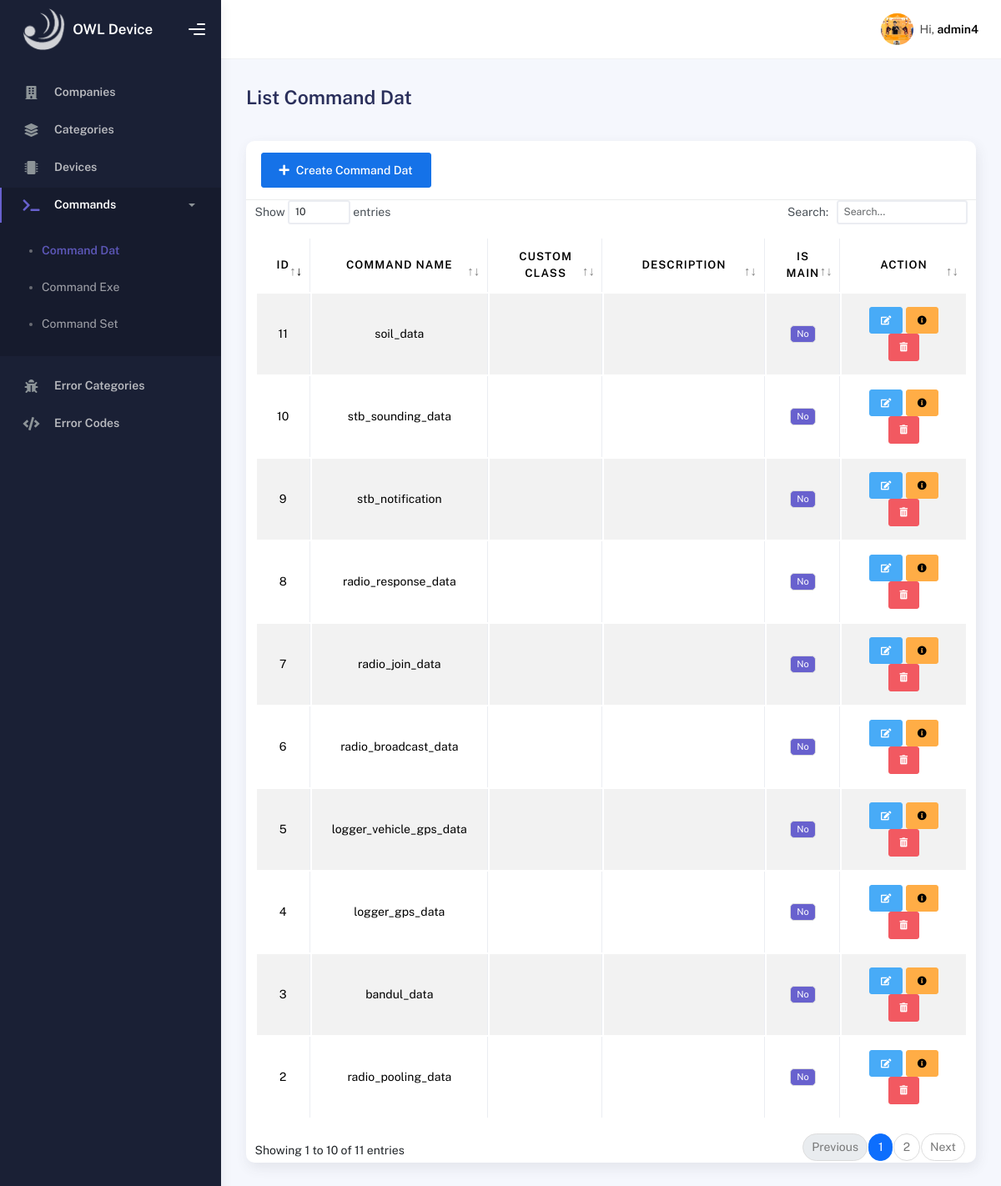
The page /admin/command/dat/list.php (signed in) on the database its author committed.
### tables this page shows
CREATE TABLE `device_command` (
  `command_id` int(11) NOT NULL,
  `company_code` int(11) DEFAULT NULL,
  `command_type` enum('set','exe','dat') NOT NULL,
  `command_code` int(11) DEFAULT NULL,
  `command_name` varchar(60) DEFAULT NULL,
  `description` varchar(255) DEFAULT NULL,
  `is_main` tinyint(1) DEFAULT NULL,
  `custom_class` varchar(255) DEFAULT NULL,
  `updated_by` int(11) DEFAULT NULL,
  `is_deleted` tinyint(1) NOT NULL
);

### admin/command/dat/list.php (the view, shortened to what this page needs)
<?php
include '../../../connection.php';
$company_code = $_SESSION['company_code'];
$stmt = $conn->prepare("SELECT * FROM device_command WHERE company_code = ? AND command_type = 'dat' AND is_deleted = 0 ORDER BY command_code DESC");
$stmt->bind_param("i", $company_code);
$stmt->execute();
$result = $stmt->get_result();
?>
<!DOCTYPE html>
<html lang="en">
<head>
    <link rel="stylesheet" href="assets/css/bootstrap.min.css">
    <link rel="stylesheet" href="assets/css/plugins.min.css">
    <link rel="stylesheet" href="assets/css/kaiadmin.min.css">
</head>
<body>
    <div class="wrapper">
        <?php $rootPath = $_SERVER['DOCUMENT_ROOT'];
        include $rootPath . "/owl_device/includes/sidebar.php"; ?>
        <div class="main-panel">
            <?php $rootPath = $_SERVER['DOCUMENT_ROOT'];
            include $rootPath . "/owl_device/includes/navbar.php"; ?>
            <div class="container">
                <div class="page-inner">
                    <div class="d-flex align-items-left align-items-md-center flex-column flex-md-row pt-2 pb-4">
                        <div>
                            <h3 class="fw-bold mb-3">List Command Dat</h3>
                        </div>
                    </div>
                    <div class="row">
                        <div class="col-md-12">
                            <div class="card card-round">
                                <div class="card-header align-center">
                                    <a href="admin/command/dat/create">
                                        <button type="button" class="btn btn-primary btn-block px-4 py-2.8">
                                            <i class="fas fa-plus" style="margin-right: 8px;"></i>Create Command
                                            Dat
                                        </button>
                                    </a>
                                </div>
                                <div class="card-body p-0">
                                    <div class="table-responsive card-padding">
                                        <table id="tableCommandDat"
                                            class="table table order-list table-striped table-bordered">
                                            <thead>
                                                <tr>
                                                    <th class="text-center lebar-kolom1">Id</th>
                                                    <th class="text-center lebar-kolom2">Command Name</th>
                                                    <th class="text-center lebar-kolom3">Custom Class</th>
                                                    <th class="text-center lebar-kolom4">Description</th>
                                                    <th class="text-center lebar-kolom5">Is Main</th>
                                                    <th class="text-center lebar-kolom6">Action</th>
                                                </tr>
                                            </thead>
                                            <tbody>
                                                <?php
                                                if ($result->num_rows > 0) {
                                                    while ($row = mysqli_fetch_assoc($result)) {
                                                        ?>
                                                        <tr>
                                                            <td class="text-center"><?php echo $row['command_code']; ?>
                                                            </td>
                                                            <td class="text-center"><?php echo $row['command_name']; ?>
                                                            </td>
                                                            <td class="text-center"><?php echo $row['custom_class']; ?>
                                                            </td>
                                                            <td class="text-center"><?php echo $row['description']; ?></td>
                                                            <td class="text-center">
                                                                <?php echo $row['is_main'] ? '<span class="badge bg-success">Yes</span>' : '<span class="badge bg-secondary">No</span>'; ?>
                                                            </td>
                                                            <td class="text-center">
                                                                <a href="admin/command/dat/edit?command_id=<?php echo $row['command_id']; ?>"
                                                                    class="btn btn-info btn-sm">
                                                                    <i class="fas fa-edit"></i>
                                                                </a>
                                                                <a href="admin/command/dat/detail/list?command_id=<?php echo $row['command_id']; ?>"
                                                                    class="btn btn-warning btn-sm">
                                                                    <i class="fas fa-info-circle"></i>
                                                                </a>
                                                                <button class="btn btn-danger btn-sm soft-delete-btn"
                                                                    data-id="<?php echo $row['command_id']; ?>">
                                                                    <i class="fas fa-trash-alt"></i>
                                                                </button>
                                                            </td>
                                                        </tr>
                                                        <?php
                                                    }
                                                }
                                                ?>
                                            </tbody>
                                        </table>
                                    </div>
                                </div>
                            </div>
                        </div>
                    </div>
                </div>
            </div>
        </div>
    </div>
</body>
</html>

### includes/sidebar.php (shortened to what this page needs)
<?php
$current_page = $_SERVER['REQUEST_URI'];
?>
<div class="sidebar" data-background-color="dark">
    <div class="sidebar-logo">
        <div class="logo-header" data-background-color="dark">
            <a href="admin/device/list" class="logo">
                <img src="assets/img/OWLLogo.png" alt="OWL Logo" class="navbar-brand brand-image img-circle elevation-3"
                    height="55" style="opacity: .8;">
                <span class="fw-bold text-white ms-2 logo-text">OWL Device</span>
            </a>
            <div class="nav-toggle">
                <button class="btn btn-toggle toggle-sidebar">
                    <i class="gg-menu-right"></i>
                </button>
            </div>
        </div>
    </div>
    <div class="sidebar-wrapper scrollbar scrollbar-inner">
        <div class="sidebar-content">
            <ul class="nav nav-secondary">
                <li class="nav-item <?= (strpos($current_page, '/admin/companies/') !== false) ? 'active' : '' ?>">
                    <a href="./admin/companies/list">
                        <i class="fas fa-building"></i>
                        <p>Companies</p>
                    </a>
                </li>
                <li class="nav-item <?= (strpos($current_page, '/admin/categories/') !== false) ? 'active' : '' ?>">
                    <a href="./admin/categories/list">
                        <i class="fas fa-layer-group"></i>
                        <p>Categories</p>
                    </a>
                </li>
                <li class="nav-item <?= (strpos($current_page, '/admin/device/') !== false) ? 'active' : '' ?>">
                    <a href="./admin/device/list">
                        <i class="fas fa-microchip"></i>
                        <p>Devices</p>
                    </a>
                </li>
                <?php
                $is_command_active = (
                    strpos($current_page, '/admin/command/dat/') !== false ||
                    strpos($current_page, '/admin/command/exe/') !== false ||
                    strpos($current_page, '/admin/command/set/') !== false
                );
                ?>
                <li class="nav-item <?= $is_command_active ? 'active submenu' : '' ?>">
                    <a data-bs-toggle="collapse" href="#commandMenu"
                        aria-expanded="<?= $is_command_active ? 'true' : 'false' ?>">
                        <i class="fas fa-terminal"></i>
                        <p>Commands</p>
                        <span class="caret"></span>
                    </a>
                    <div class="collapse <?= $is_command_active ? 'show' : '' ?>" id="commandMenu">
                        <ul class="nav nav-collapse">
                            <li class="<?= (strpos($current_page, '/admin/command/dat/') !== false) ? 'active' : '' ?>">
                                <a href="./admin/command/dat/list">
                                    <span class="sub-item">Command Dat</span>
                                </a>
                            </li>
                            <li class="<?= (strpos($current_page, '/admin/command/exe/') !== false) ? 'active' : '' ?>">
                                <a href="./admin/command/exe/list">
                                    <span class="sub-item">Command Exe</span>
                                </a>
                            </li>
                            <li class="<?= (strpos($current_page, '/admin/command/set/') !== false) ? 'active' : '' ?>">
                                <a href="./admin/command/set/list">
                                    <span class="sub-item">Command Set</span>
                                </a>
                            </li>
                        </ul>
                    </div>
                </li>
                <li
                    class="nav-item <?= (strpos($current_page, '/admin/error_categories/') !== false) ? 'active' : '' ?>">
                    <a href="./admin/error_categories/list">
                        <i class="fas fa-bug"></i>
                        <p>Error Categories</p>
                    </a>
                </li>
                <li class="nav-item <?= (strpos($current_page, '/admin/error_code/') !== false) ? 'active' : '' ?>">
                    <a href="./admin/error_code/list">
                        <i class="fas fa-code"></i>
                        <p>Error Codes</p>
                    </a>
                </li>
            </ul>
        </div>
    </div>
</div>

### includes/navbar.php (shortened to what this page needs)
<?php
$user_name = $_SESSION['user_name'] ?? "User";
$profile_pic = $_SESSION['user_profile_picture'] ?? "assets/img/profile.jpg";
$basePath = $_SERVER['DOCUMENT_ROOT'] . "/owl_device/";
$relativePath = ltrim($profile_pic, '/');
if (file_exists($basePath . $relativePath)) {
    $profile_url = "/owl_device/" . $relativePath;
} else {
    $profile_url = "/owl_device/assets/img/profile.jpg";
}
?>
<div class="main-header">
    <nav class="navbar navbar-header navbar-header-transparent navbar-expand-lg border-bottom">
        <div class="container-fluid">
            <ul class="navbar-nav ms-auto align-items-center">
                <li class="nav-item topbar-user dropdown hidden-caret">
                    <a class="dropdown-toggle profile-pic" data-bs-toggle="dropdown">
                        <div class="avatar-sm">
                            <img src="<?= htmlspecialchars($profile_url) ?>" class="avatar-img rounded-circle">
                        </div>
                        <span class="profile-username">
                            <span class="op-7">Hi,</span>
                            <span class="fw-bold"><?= htmlspecialchars($user_name) ?></span>
                        </span>
                    </a>
                </li>
            </ul>
        </div>
    </nav>
</div>

### admin/command/dat/list.php (style rules this page uses)
.lebar-kolom1 { width: 4%; }
.lebar-kolom2 { width: 20%; }
.lebar-kolom3 { width: 20%; }
.lebar-kolom4 { width: 30%; }
.lebar-kolom5 { width: 1%; }
.lebar-kolom6 { width: 25%; }

### rows shown on the page
device_command: command_code "11", command_name "soil_data", is_main "No"
device_command: command_code "10", command_name "stb_sounding_data", is_main "No"
device_command: command_code "9", command_name "stb_notification", is_main "No"
device_command: command_code "8", command_name "radio_response_data", is_main "No"
device_command: command_code "7", command_name "radio_join_data", is_main "No"
device_command: command_code "6", command_name "radio_broadcast_data", is_main "No"
device_command: command_code "5", command_name "logger_vehicle_gps_data", is_main "No"
device_command: command_code "4", command_name "logger_gps_data", is_main "No"
device_command: command_code "3", command_name "bandul_data", is_main "No"
device_command: command_code "2", command_name "radio_pooling_data", is_main "No"

### other values the page prints
$user_name "admin4"
